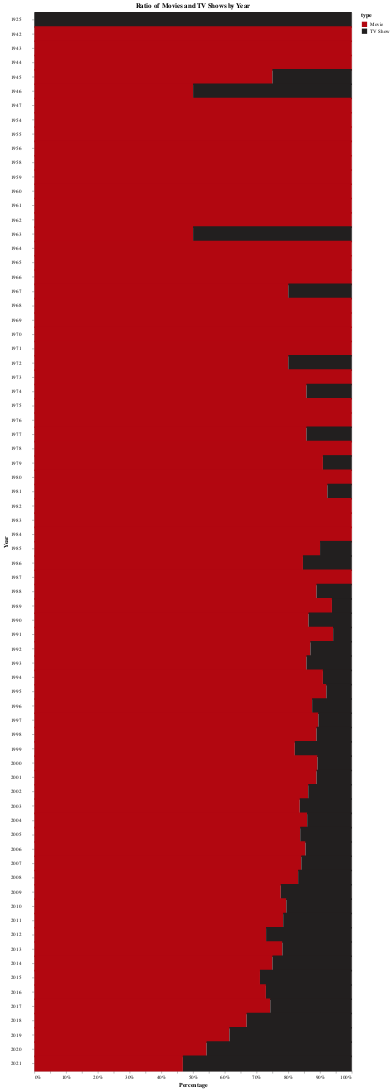

Notebook code cell kept with this figure:
### Code cell
grouped_data_year = yearcopy.groupby(['release_year', 'type']).size().reset_index(name='count')

total_by_year = grouped_data_year.groupby('release_year')['count'].transform('sum')
grouped_data_year['percentage'] = (grouped_data_year['count'] / total_by_year) * 100

num_years = grouped_data_year['release_year'].nunique()
chart_height = num_years * (bar_size + gap_size)
year_selection = alt.selection_point(fields=['release_year'], empty='none')
grouped_data['percentage_str'] = grouped_data['percentage'].round(2).astype(str) + '%'
chart = alt.Chart(grouped_data_year).mark_bar(size=bar_size).encode(
    x=alt.X('sum(percentage):Q', title='Percentage', axis=alt.Axis(
        labelExpr="datum.value + '%'")),  
    y=alt.Y('release_year:O', title='Year', axis=alt.Axis(labelPadding=20)),
    color=alt.Color('type:N', scale=alt.Scale(domain=type_order, range=netfix_colorrange)),
    tooltip=[alt.Tooltip('release_year:O', title='Year'),
             alt.Tooltip('type:N', title='Type'),
             alt.Tooltip('percentage:Q', title='Percentage', format='.2f')]  
).transform_calculate(
    percentage="datum.percentage"
).properties(
    title="Ratio of Movies and TV Shows by Year",
    width=600,
    height=chart_height
)
chart.show()

### Figure 1 — Vega specification as saved in the notebook (floating-point values rounded to 4 significant figures)
{"$schema": "https://vega.github.io/schema/vega/v5.json", "data": [{"name": "source_0", "values": [{"percentage": 100.0, "release_year": 1925, "sum_percentage_end": 100.0, "sum_percentage_start": 0.0, "type": "TV Show"}, {"percentage": 100.0, "release_year": 1942, "sum_percentage_end": 100.0, "sum_percentage_start": 0.0, "type": "Movie"}, {"percentage": 100.0, "release_year": 1943, "sum_percentage_end": 100.0, "sum_percentage_start": 0.0, "type": "Movie"}, {"percentage": 100.0, "release_year": 1944, "sum_percentage_end": 100.0, "sum_percentage_start": 0.0, "type": "Movie"}, {"percentage": 75.0, "release_year": 1945, "sum_percentage_end": 75.0, "sum_percentage_start": 0.0, "type": "Movie"}, {"percentage": 25.0, "release_year": 1945, "sum_percentage_end": 100.0, "sum_percentage_start": 75.0, "type": "TV Show"}, {"percentage": 50.0, "release_year": 1946, "sum_percentage_end": 50.0, "sum_percentage_start": 0.0, "type": "Movie"}, {"percentage": 50.0, "release_year": 1946, "sum_percentage_end": 100.0, "sum_percentage_start": 50.0, "type": "TV Show"}, {"percentage": 100.0, "release_year": 1947, "sum_percentage_end": 100.0, "sum_percentage_start": 0.0, "type": "Movie"}, {"percentage": 100.0, "release_year": 1954, "sum_percentage_end": 100.0, "sum_percentage_start": 0.0, "type": "Movie"}, {"percentage": 100.0, "release_year": 1955, "sum_percentage_end": 100.0, "sum_percentage_start": 0.0, "type": "Movie"}, {"percentage": 100.0, "release_year": 1956, "sum_percentage_end": 100.0, "sum_percentage_start": 0.0, "type": "Movie"}, {"percentage": 100.0, "release_year": 1958, "sum_percentage_end": 100.0, "sum_percentage_start": 0.0, "type": "Movie"}, {"percentage": 100.0, "release_year": 1959, "sum_percentage_end": 100.0, "sum_percentage_start": 0.0, "type": "Movie"}, {"percentage": 100.0, "release_year": 1960, "sum_percentage_end": 100.0, "sum_percentage_start": 0.0, "type": "Movie"}, {"percentage": 100.0, "release_year": 1961, "sum_percentage_end": 100.0, "sum_percentage_start": 0.0, "type": "Movie"}, {"percentage": 100.0, "release_year": 1962, "sum_percentage_end": 100.0, "sum_percentage_start": 0.0, "type": "Movie"}, {"percentage": 50.0, "release_year": 1963, "sum_percentage_end": 50.0, "sum_percentage_start": 0.0, "type": "Movie"}, {"percentage": 50.0, "release_year": 1963, "sum_percentage_end": 100.0, "sum_percentage_start": 50.0, "type": "TV Show"}, {"percentage": 100.0, "release_year": 1964, "sum_percentage_end": 100.0, "sum_percentage_start": 0.0, "type": "Movie"}, {"percentage": 100.0, "release_year": 1965, "sum_percentage_end": 100.0, "sum_percentage_start": 0.0, "type": "Movie"}, {"percentage": 100.0, "release_year": 1966, "sum_percentage_end": 100.0, "sum_percentage_start": 0.0, "type": "Movie"}, {"percentage": 80.0, "release_year": 1967, "sum_percentage_end": 80.0, "sum_percentage_start": 0.0, "type": "Movie"}, {"percentage": 20.0, "release_year": 1967, "sum_percentage_end": 100.0, "sum_percentage_start": 80.0, "type": "TV Show"}, {"percentage": 100.0, "release_year": 1968, "sum_percentage_end": 100.0, "sum_percentage_start": 0.0, "type": "Movie"}, {"percentage": 100.0, "release_year": 1969, "sum_percentage_end": 100.0, "sum_percentage_start": 0.0, "type": "Movie"}, {"percentage": 100.0, "release_year": 1970, "sum_percentage_end": 100.0, "sum_percentage_start": 0.0, "type": "Movie"}, {"percentage": 100.0, "release_year": 1971, "sum_percentage_end": 100.0, "sum_percentage_start": 0.0, "type": "Movie"}, {"percentage": 80.0, "release_year": 1972, "sum_percentage_end": 80.0, "sum_percentage_start": 0.0, "type": "Movie"}, {"percentage": 20.0, "release_year": 1972, "sum_percentage_end": 100.0, "sum_percentage_start": 80.0, "type": "TV Show"}, {"percentage": 100.0, "release_year": 1973, "sum_percentage_end": 100.0, "sum_percentage_start": 0.0, "type": "Movie"}, {"percentage": 85.71, "release_year": 1974, "sum_percentage_end": 85.71, "sum_percentage_start": 0.0, "type": "Movie"}, {"percentage": 14.29, "release_year": 1974, "sum_percentage_end": 100.0, "sum_percentage_start": 85.71, "type": "TV Show"}, {"percentage": 100.0, "release_year": 1975, "sum_percentage_end": 100.0, "sum_percentage_start": 0.0, "type": "Movie"}, {"percentage": 100.0, "release_year": 1976, "sum_percentage_end": 100.0, "sum_percentage_start": 0.0, "type": "Movie"}, {"percentage": 85.71, "release_year": 1977, "sum_percentage_end": 85.71, "sum_percentage_start": 0.0, "type": "Movie"}, {"percentage": 14.29, "release_year": 1977, "sum_percentage_end": 100.0, "sum_percentage_start": 85.71, "type": "TV Show"}, {"percentage": 100.0, "release_year": 1978, "sum_percentage_end": 100.0, "sum_percentage_start": 0.0, "type": "Movie"}, {"percentage": 90.91, "release_year": 1979, "sum_percentage_end": 90.91, "sum_percentage_start": 0.0, "type": "Movie"}, {"percentage": 9.091, "release_year": 1979, "sum_percentage_end": 100.0, "sum_percentage_start": 90.91, "type": "TV Show"}, {"percentage": 100.0, "release_year": 1980, "sum_percentage_end": 100.0, "sum_percentage_start": 0.0, "type": "Movie"}, {"percentage": 92.31, "release_year": 1981, "sum_percentage_end": 92.31, "sum_percentage_start": 0.0, "type": "Movie"}, {"percentage": 7.692, "release_year": 1981, "sum_percentage_end": 100.0, "sum_percentage_start": 92.31, "type": "TV Show"}, {"percentage": 100.0, "release_year": 1982, "sum_percentage_end": 100.0, "sum_percentage_start": 0.0, "type": "Movie"}, {"percentage": 100.0, "release_year": 1983, "sum_percentage_end": 100.0, "sum_percentage_start": 0.0, "type": "Movie"}, {"percentage": 100.0, "release_year": 1984, "sum_percentage_end": 100.0, "sum_percentage_start": 0.0, "type": "Movie"}, {"percentage": 90.0, "release_year": 1985, "sum_percentage_end": 90.0, "sum_percentage_start": 0.0, "type": "Movie"}, {"percentage": 10.0, "release_year": 1985, "sum_percentage_end": 100.0, "sum_percentage_start": 90.0, "type": "TV Show"}, {"percentage": 84.62, "release_year": 1986, "sum_percentage_end": 84.62, "sum_percentage_start": 0.0, "type": "Movie"}, {"percentage": 15.38, "release_year": 1986, "sum_percentage_end": 100.0, "sum_percentage_start": 84.62, "type": "TV Show"}, {"percentage": 100.0, "release_year": 1987, "sum_percentage_end": 100.0, "sum_percentage_start": 0.0, "type": "Movie"}, {"percentage": 88.89, "release_year": 1988, "sum_percentage_end": 88.89, "sum_percentage_start": 0.0, "type": "Movie"}, {"percentage": 11.11, "release_year": 1988, "sum_percentage_end": 100.0, "sum_percentage_start": 88.89, "type": "TV Show"}, {"percentage": 93.75, "release_year": 1989, "sum_percentage_end": 93.75, "sum_percentage_start": 0.0, "type": "Movie"}, {"percentage": 6.25, "release_year": 1989, "sum_percentage_end": 100.0, "sum_percentage_start": 93.75, "type": "TV Show"}, {"percentage": 86.36, "release_year": 1990, "sum_percentage_end": 86.36, "sum_percentage_start": 0.0, "type": "Movie"}, {"percentage": 13.64, "release_year": 1990, "sum_percentage_end": 100.0, "sum_percentage_start": 86.36, "type": "TV Show"}, {"percentage": 94.12, "release_year": 1991, "sum_percentage_end": 94.12, "sum_percentage_start": 0.0, "type": "Movie"}, {"percentage": 5.882, "release_year": 1991, "sum_percentage_end": 100.0, "sum_percentage_start": 94.12, "type": "TV Show"}, {"percentage": 86.96, "release_year": 1992, "sum_percentage_end": 86.96, "sum_percentage_start": 0.0, "type": "Movie"}, {"percentage": 13.04, "release_year": 1992, "sum_percentage_end": 100.0, "sum_percentage_start": 86.96, "type": "TV Show"}, {"percentage": 85.71, "release_year": 1993, "sum_percentage_end": 85.71, "sum_percentage_start": 0.0, "type": "Movie"}, {"percentage": 14.29, "release_year": 1993, "sum_percentage_end": 100.0, "sum_percentage_start": 85.71, "type": "TV Show"}, {"percentage": 90.91, "release_year": 1994, "sum_percentage_end": 90.91, "sum_percentage_start": 0.0, "type": "Movie"}, {"percentage": 9.091, "release_year": 1994, "sum_percentage_end": 100.0, "sum_percentage_start": 90.91, "type": "TV Show"}, {"percentage": 92.0, "release_year": 1995, "sum_percentage_end": 92.0, "sum_percentage_start": 0.0, "type": "Movie"}, {"percentage": 8.0, "release_year": 1995, "sum_percentage_end": 100.0, "sum_percentage_start": 92.0, "type": "TV Show"}, {"percentage": 87.5, "release_year": 1996, "sum_percentage_end": 87.5, "sum_percentage_start": 0.0, "type": "Movie"}, {"percentage": 12.5, "release_year": 1996, "sum_percentage_end": 100.0, "sum_percentage_start": 87.5, "type": "TV Show"}, {"percentage": 89.47, "release_year": 1997, "sum_percentage_end": 89.47, "sum_percentage_start": 0.0, "type": "Movie"}, {"percentage": 10.53, "release_year": 1997, "sum_percentage_end": 100.0, "sum_percentage_start": 89.47, "type": "TV Show"}, {"percentage": 88.89, "release_year": 1998, "sum_percentage_end": 88.89, "sum_percentage_start": 0.0, "type": "Movie"}, {"percentage": 11.11, "release_year": 1998, "sum_percentage_end": 100.0, "sum_percentage_start": 88.89, "type": "TV Show"}, {"percentage": 82.05, "release_year": 1999, "sum_percentage_end": 82.05, "sum_percentage_start": 0.0, "type": "Movie"}, {"percentage": 17.95, "release_year": 1999, "sum_percentage_end": 100.0, "sum_percentage_start": 82.05, "type": "TV Show"}, {"percentage": 89.19, "release_year": 2000, "sum_percentage_end": 89.19, "sum_percentage_start": 0.0, "type": "Movie"}, {"percentage": 10.81, "release_year": 2000, "sum_percentage_end": 100.0, "sum_percentage_start": 89.19, "type": "TV Show"}, {"percentage": 88.89, "release_year": 2001, "sum_percentage_end": 88.89, "sum_percentage_start": 0.0, "type": "Movie"}, {"percentage": 11.11, "release_year": 2001, "sum_percentage_end": 100.0, "sum_percentage_start": 88.89, "type": "TV Show"}, {"percentage": 86.27, "release_year": 2002, "sum_percentage_end": 86.27, "sum_percentage_start": 0.0, "type": "Movie"}, {"percentage": 13.73, "release_year": 2002, "sum_percentage_end": 100.0, "sum_percentage_start": 86.27, "type": "TV Show"}, {"percentage": 83.61, "release_year": 2003, "sum_percentage_end": 83.61, "sum_percentage_start": 0.0, "type": "Movie"}, {"percentage": 16.39, "release_year": 2003, "sum_percentage_end": 100.0, "sum_percentage_start": 83.61, "type": "TV Show"}, {"percentage": 85.94, "release_year": 2004, "sum_percentage_end": 85.94, "sum_percentage_start": 0.0, "type": "Movie"}, {"percentage": 14.06, "release_year": 2004, "sum_percentage_end": 100.0, "sum_percentage_start": 85.94, "type": "TV Show"}, {"percentage": 83.75, "release_year": 2005, "sum_percentage_end": 83.75, "sum_percentage_start": 0.0, "type": "Movie"}, {"percentage": 16.25, "release_year": 2005, "sum_percentage_end": 100.0, "sum_percentage_start": 83.75, "type": "TV Show"}, {"percentage": 85.42, "release_year": 2006, "sum_percentage_end": 85.42, "sum_percentage_start": 0.0, "type": "Movie"}, {"percentage": 14.58, "release_year": 2006, "sum_percentage_end": 100.0, "sum_percentage_start": 85.42, "type": "TV Show"}, {"percentage": 84.09, "release_year": 2007, "sum_percentage_end": 84.09, "sum_percentage_start": 0.0, "type": "Movie"}, {"percentage": 15.91, "release_year": 2007, "sum_percentage_end": 100.0, "sum_percentage_start": 84.09, "type": "TV Show"}, {"percentage": 83.09, "release_year": 2008, "sum_percentage_end": 83.09, "sum_percentage_start": 0.0, "type": "Movie"}, {"percentage": 16.91, "release_year": 2008, "sum_percentage_end": 100.0, "sum_percentage_start": 83.09, "type": "TV Show"}, {"percentage": 77.63, "release_year": 2009, "sum_percentage_end": 77.63, "sum_percentage_start": 0.0, "type": "Movie"}, {"percentage": 22.37, "release_year": 2009, "sum_percentage_end": 100.0, "sum_percentage_start": 77.63, "type": "TV Show"}, {"percentage": 79.38, "release_year": 2010, "sum_percentage_end": 79.38, "sum_percentage_start": 0.0, "type": "Movie"}, {"percentage": 20.62, "release_year": 2010, "sum_percentage_end": 100.0, "sum_percentage_start": 79.38, "type": "TV Show"}, {"percentage": 78.38, "release_year": 2011, "sum_percentage_end": 78.38, "sum_percentage_start": 0.0, "type": "Movie"}, {"percentage": 21.62, "release_year": 2011, "sum_percentage_end": 100.0, "sum_percentage_start": 78.38, "type": "TV Show"}, {"percentage": 73.0, "release_year": 2012, "sum_percentage_end": 73.0, "sum_percentage_start": 0.0, "type": "Movie"}, {"percentage": 27.0, "release_year": 2012, "sum_percentage_end": 100.0, "sum_percentage_start": 73.0, "type": "TV Show"}, {"percentage": 78.12, "release_year": 2013, "sum_percentage_end": 78.12, "sum_percentage_start": 0.0, "type": "Movie"}, {"percentage": 21.88, "release_year": 2013, "sum_percentage_end": 100.0, "sum_percentage_start": 78.12, "type": "TV Show"}, {"percentage": 75.0, "release_year": 2014, "sum_percentage_end": 75.0, "sum_percentage_start": 0.0, "type": "Movie"}, {"percentage": 25.0, "release_year": 2014, "sum_percentage_end": 100.0, "sum_percentage_start": 75.0, "type": "TV Show"}, {"percentage": 71.07, "release_year": 2015, "sum_percentage_end": 71.07, "sum_percentage_start": 0.0, "type": "Movie"}, {"percentage": 28.93, "release_year": 2015, "sum_percentage_end": 100.0, "sum_percentage_start": 71.07, "type": "TV Show"}, {"percentage": 72.95, "release_year": 2016, "sum_percentage_end": 72.95, "sum_percentage_start": 0.0, "type": "Movie"}, {"percentage": 27.05, "release_year": 2016, "sum_percentage_end": 100.0, "sum_percentage_start": 72.95, "type": "TV Show"}, {"percentage": 74.32, "release_year": 2017, "sum_percentage_end": 74.32, "sum_percentage_start": 0.0, "type": "Movie"}, {"percentage": 25.68, "release_year": 2017, "sum_percentage_end": 100.0, "sum_percentage_start": 74.32, "type": "TV Show"}, {"percentage": 66.87, "release_year": 2018, "sum_percentage_end": 66.87, "sum_percentage_start": 0.0, "type": "Movie"}, {"percentage": 33.13, "release_year": 2018, "sum_percentage_end": 100.0, "sum_percentage_start": 66.87, "type": "TV Show"}, {"percentage": 61.46, "release_year": 2019, "sum_percentage_end": 61.46, "sum_percentage_start": 0.0, "type": "Movie"}, {"percentage": 38.54, "release_year": 2019, "sum_percentage_end": 100.0, "sum_percentage_start": 61.46, "type": "TV Show"}, {"percentage": 54.25, "release_year": 2020, "sum_percentage_end": 54.25, "sum_percentage_start": 0.0, "type": "Movie"}, {"percentage": 45.75, "release_year": 2020, "sum_percentage_end": 100.0, "sum_percentage_start": 54.25, "type": "TV Show"}, {"percentage": 46.79, "release_year": 2021, "sum_percentage_end": 46.79, "sum_percentage_start": 0.0, "type": "Movie"}, {"percentage": 53.21, "release_year": 2021, "sum_percentage_end": 100.0, "sum_percentage_start": 46.79, "type": "TV Show"}]}, {"name": "source_0_y_domain_release_year", "values": [{"release_year": 1925}, {"release_year": 1942}, {"release_year": 1943}, {"release_year": 1944}, {"release_year": 1945}, {"release_year": 1946}, {"release_year": 1947}, {"release_year": 1954}, {"release_year": 1955}, {"release_year": 1956}, {"release_year": 1958}, {"release_year": 1959}, {"release_year": 1960}, {"release_year": 1961}, {"release_year": 1962}, {"release_year": 1963}, {"release_year": 1964}, {"release_year": 1965}, {"release_year": 1966}, {"release_year": 1967}, {"release_year": 1968}, {"release_year": 1969}, {"release_year": 1970}, {"release_year": 1971}, {"release_year": 1972}, {"release_year": 1973}, {"release_year": 1974}, {"release_year": 1975}, {"release_year": 1976}, {"release_year": 1977}, {"release_year": 1978}, {"release_year": 1979}, {"release_year": 1980}, {"release_year": 1981}, {"release_year": 1982}, {"release_year": 1983}, {"release_year": 1984}, {"release_year": 1985}, {"release_year": 1986}, {"release_year": 1987}, {"release_year": 1988}, {"release_year": 1989}, {"release_year": 1990}, {"release_year": 1991}, {"release_year": 1992}, {"release_year": 1993}, {"release_year": 1994}, {"release_year": 1995}, {"release_year": 1996}, {"release_year": 1997}, {"release_year": 1998}, {"release_year": 1999}, {"release_year": 2000}, {"release_year": 2001}, {"release_year": 2002}, {"release_year": 2003}, {"release_year": 2004}, {"release_year": 2005}, {"release_year": 2006}, {"release_year": 2007}, {"release_year": 2008}, {"release_year": 2009}, {"release_year": 2010}, {"release_year": 2011}, {"release_year": 2012}, {"release_year": 2013}, {"release_year": 2014}, {"release_year": 2015}, {"release_year": 2016}, {"release_year": 2017}, {"release_year": 2018}, {"release_year": 2019}, {"release_year": 2020}, {"release_year": 2021}]}], "marks": [{"type": "rect", "name": "marks", "from": {"data": "source_0"}, "encode": {"update": {"yc": {"field": "release_year", "scale": "y", "band": 0.5}, "height": {"value": 30}, "tooltip": {"signal": "{\"Year\": isValid(datum[\"release_year\"]) ? datum[\"release_year\"] : \"\"+datum[\"release_year\"], \"Type\": isValid(datum[\"type\"]) ? datum[\"type\"] : \"\"+datum[\"type\"], \"Percentage\": format(datum[\"percentage\"], \".2f\")}"}, "x2": {"field": "sum_percentage_start", "scale": "x"}, "x": {"field": "sum_percentage_end", "scale": "x"}, "fill": {"field": "type", "scale": "color"}}}, "style": ["bar"]}], "scales": [{"name": "x", "type": "linear", "domain": {"data": "source_0", "fields": ["sum_percentage_start", "sum_percentage_end"]}, "range": [0, {"signal": "width"}], "nice": true, "zero": true}, {"name": "y", "type": "band", "domain": {"data": "source_0_y_domain_release_year", "field": "release_year", "sort": true}, "range": [0, {"signal": "height"}], "paddingInner": 0.1, "paddingOuter": 0.05}, {"name": "color", "type": "ordinal", "domain": ["Movie", "TV Show"], "range": ["#b20710", "#221f1f"]}], "axes": [{"scale": "x", "ticks": false, "aria": false, "grid": true, "tickCount": {"signal": "ceil(width/40)"}, "gridScale": "y", "domain": false, "maxExtent": 0, "orient": "bottom", "labels": false, "zindex": 0, "minExtent": 0}, {"scale": "x", "labelFlush": true, "title": "Percentage", "grid": false, "encode": {"labels": {"update": {"text": {"signal": "datum.value + '%'"}}}}, "zindex": 0, "labelOverlap": true, "tickCount": {"signal": "ceil(width/40)"}, "orient": "bottom"}, {"scale": "y", "zindex": 0, "title": "Year", "orient": "left", "labelPadding": 20, "grid": false}], "title": {"text": "Ratio of Movies and TV Shows by Year", "frame": "group"}, "style": "cell", "legends": [{"fill": "color", "symbolType": "square", "title": "type"}], "background": "white", "padding": 5, "width": 600, "height": 2664}
